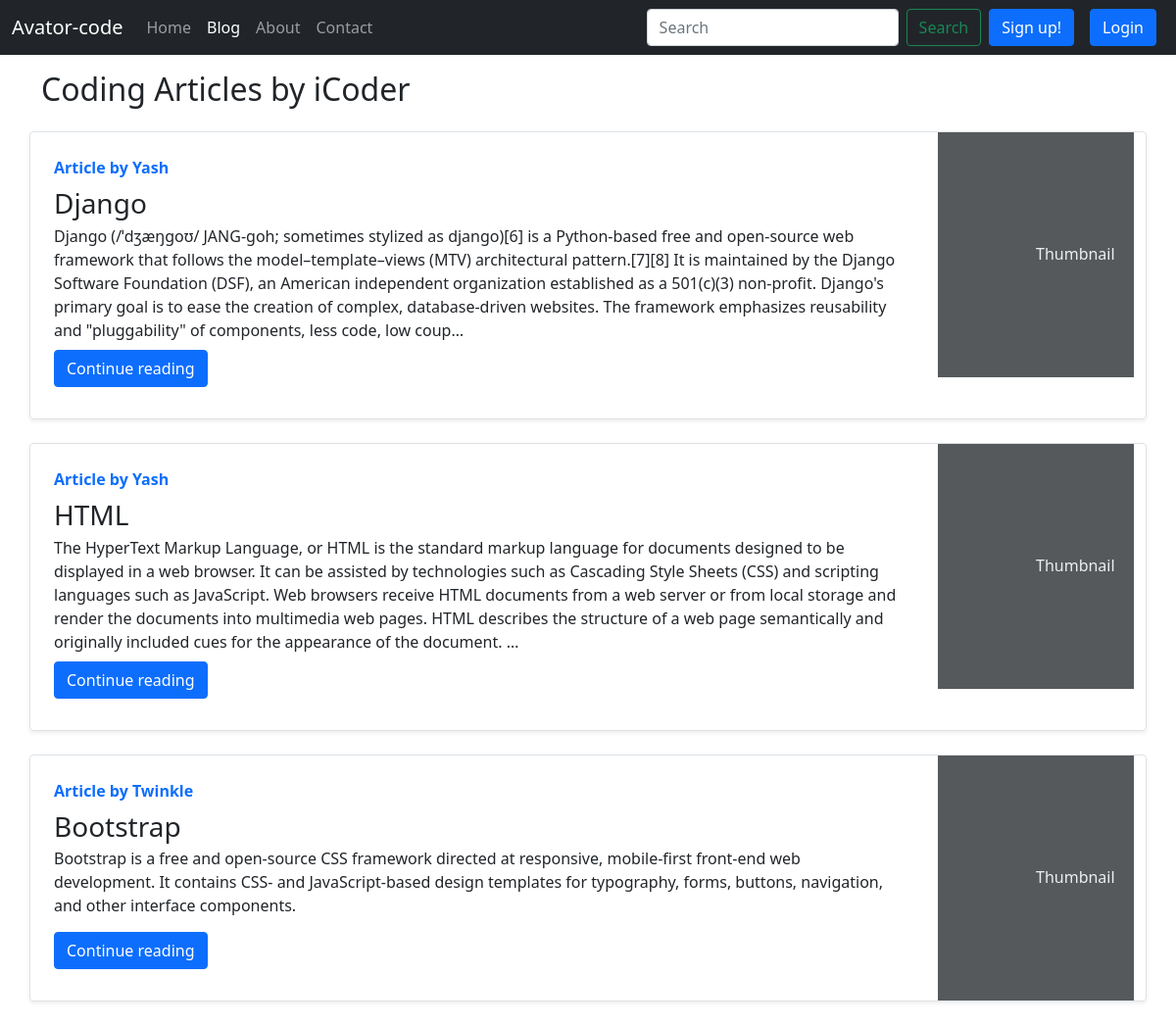
Screenshot of /blog/ with the database file from the repository.
### blog/models.py (models this page shows, shortened)
class Post(models.Model):
    sno=models.AutoField(primary_key=True)
    title=models.CharField(max_length=255)
    author=models.CharField(max_length=14)
    slug=models.CharField(max_length=130)
    timeStamp=models.DateTimeField(blank=True)
    content=models.TextField()

### blog/views.py (the view)
# urls.py: path('', views.bloghome, name='bloghome'),
def bloghome(request):
    allPosts= Post.objects.all()
    context={'allPosts': allPosts}
    return render(request, "blog/blogHome.html", context)

### templates/blog/bloghome.html (shortened to what this page needs)
<!doctype html>
<html lang="en">
  <head>
    <link href="https://cdn.jsdelivr.net/npm/bootstrap@5.1.0/dist/css/bootstrap.min.css" rel="stylesheet">
  </head>
  <body>
    <nav class="navbar navbar-expand-lg navbar-dark bg-dark">
        <div class="container-fluid">
          <a class="navbar-brand" href="/">Avator-code</a>
          <div class="collapse navbar-collapse" id="navbarSupportedContent">
            <ul class="navbar-nav me-auto mb-2 mb-lg-0">
              <li class="nav-item">
                <a class="nav-link " aria-current="page" href="/">Home</a>
              </li>
              <li class="nav-item">
                <a class="nav-link active" href="/blog">Blog</a>
              </li>
              <li class="nav-item">
                <a class="nav-link" href="/about">About</a>
              </li>
              <li class="nav-item">
                <a class="nav-link" href="/contact">Contact</a>
              </li>
            </ul>
            <form class="d-flex">
              <input class="form-control me-2" type="search" placeholder="Search" aria-label="Search">
              <button class="btn btn-outline-success" type="submit">Search</button>
            </form>
            {% if user.is_authenticated %}
            <ul class="navbar-nav mr-2">
            <li class="nav-item dropdown">
            <a class="nav-link dropdown-toggle" href='/logout' id="navbarDropdown" role="button" data-toggle="dropdown"> Welcome {{request.user}}
              'Click here to logout'</a>
            </div>
            </li>
          </ul>
            {% else %}
            <button type="button" class="btn btn-primary mx-2" data-bs-toggle="modal" data-bs-target="#signupModal">
              Sign up!
            </button>
            <button type="button" class="btn btn-primary mx-2" data-bs-toggle="modal" data-bs-target="#loginModal">
              Login
            </button>
            {% endif %}
          </div>
        </div>
      </nav>
      <div class="container my-3">
        <h2>Coding Articles by iCoder</h2>
        {% for post in allPosts  %}
        <div class="row no-gutters border rounded overflow-hidden flex-md-row mb-4 shadow-sm h-md-250 my-4 position-relative">
            <div class="col p-4 d-flex flex-column position-static">
                <strong class="d-inline-block mb-2 text-primary">Article  by {{post.author}}</strong>
                <h3 class="mb-0">{{post.title}}</h3>
                <p class="card-text mb-auto">{{post.content| truncatechars:500}}</p>
                <div class="my-2">
                  <a href="/blog/{{post.slug}}" role="button" class="btn btn-primary">Continue reading</a>
                </div>
            </div>
            <div class="col-auto d-none d-lg-block">
                <svg class="bd-placeholder-img" width="200" height="250" xmlns="http://www.w3.org/2000/svg" preserveAspectRatio="xMidYMid slice" focusable="false" role="img" aria-label="Placeholder: Thumbnail">
                    <rect width="100%" height="100%" fill="#55595c"></rect><text x="50%" y="50%" fill="#eceeef" dy=".3em">Thumbnail</text>
                </svg>
            </div>
            </div>
            {% endfor %}
        </div>
  </body>
</html>

### rows the page displays
Post: author "Yash", title "Django", content "Django (/ˈdʒæŋɡoʊ/ JANG-goh; sometimes stylized as django)[6] is a Python-based free and open-source web framework that follows the model–template–views (MTV) architectural pattern.[7][8] It is maintained by the Django Software Foundation (DSF), an American independent organization established as a 501(c)(3) non-profit. Django's primary goal is to ease the creation of complex, database-driven websites. The framework emphasizes reusability and \"pluggability\" of components, less code, low coup…"
Post: author "Yash", title "HTML", content "The HyperText Markup Language, or HTML is the standard markup language for documents designed to be displayed in a web browser. It can be assisted by technologies such as Cascading Style Sheets (CSS) and scripting languages such as JavaScript. Web browsers receive HTML documents from a web server or from local storage and render the documents into multimedia web pages. HTML describes the structure of a web page semantically and originally included cues for the appearance of the document. …"
Post: author "Twinkle", title "Bootstrap", content "Bootstrap is a free and open-source CSS framework directed at responsive, mobile-first front-end web development. It contains CSS- and JavaScript-based design templates for typography, forms, buttons, navigation, and other interface components."
